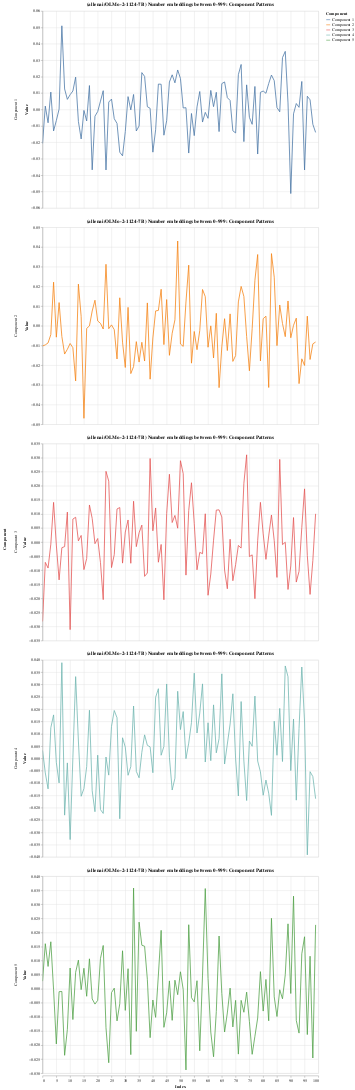

Write notebook code for a chart like this one.
### Code cell
plots['component_patterns']

### Figure 1 — Vega-Lite specification as saved in the notebook (floating-point values rounded to 4 significant figures; data arrays with more than 128 entries replaced by an {"elided": "..."} marker saying what was removed)
{"config": {"view": {"continuousWidth": 300, "continuousHeight": 300}}, "data": {"name": "data-f920b17bfdc0368e7aac9639145d4842"}, "facet": {"row": {"field": "Component", "type": "nominal"}}, "spec": {"mark": {"type": "line"}, "encoding": {"color": {"field": "Component", "title": "Component", "type": "nominal"}, "tooltip": [{"field": "Component", "type": "nominal"}, {"field": "Index", "type": "quantitative"}, {"field": "Value", "type": "quantitative"}], "x": {"field": "Index", "title": "Index", "type": "quantitative"}, "y": {"field": "Value", "title": "Value", "type": "quantitative"}}, "height": 500, "name": "view_8", "title": "(allenai/OLMo-2-1124-7B) Number embeddings between 0-999: Component Patterns", "width": 700}, "params": [{"name": "param_11", "select": {"type": "interval", "encodings": ["x", "y"]}, "bind": "scales", "views": ["view_8"]}], "resolve": {"scale": {"y": "independent"}}, "$schema": "https://vega.github.io/schema/vega-lite/v5.20.1.json", "datasets": {"data-f920b17bfdc0368e7aac9639145d4842": {"elided": "500 records"}}}
